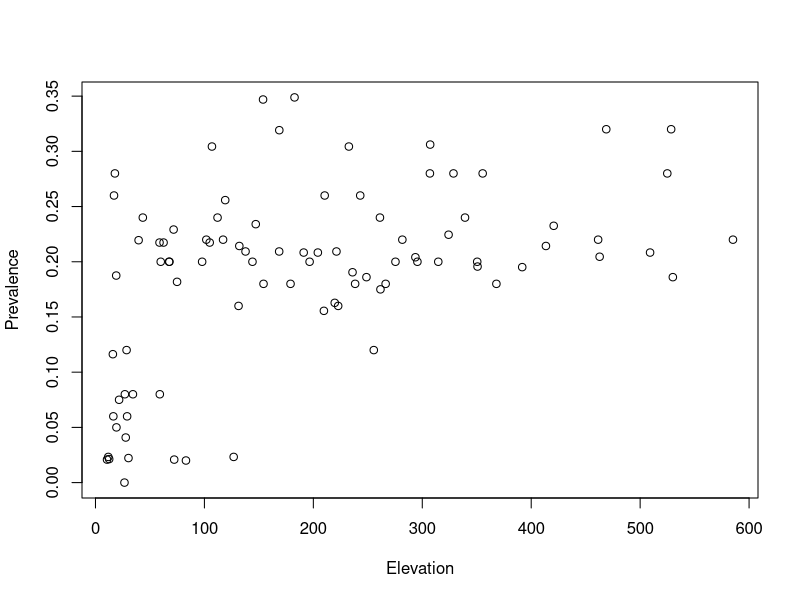
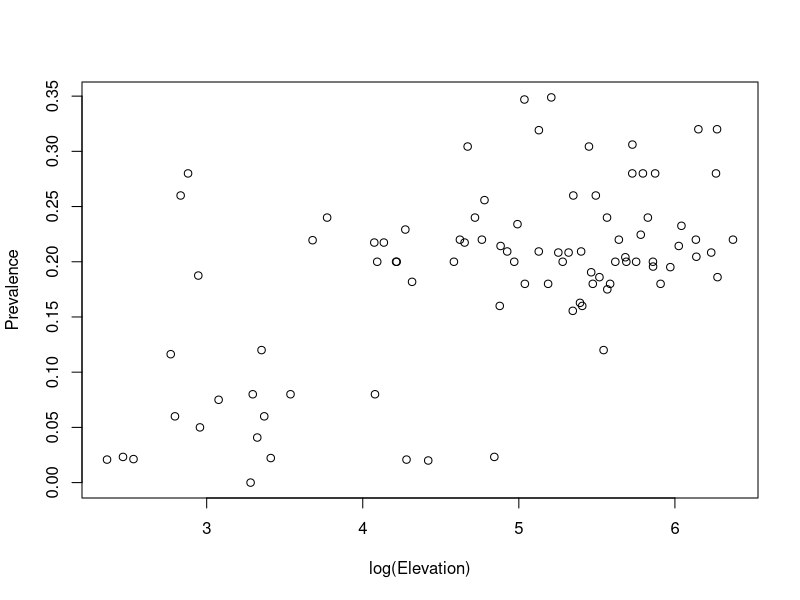
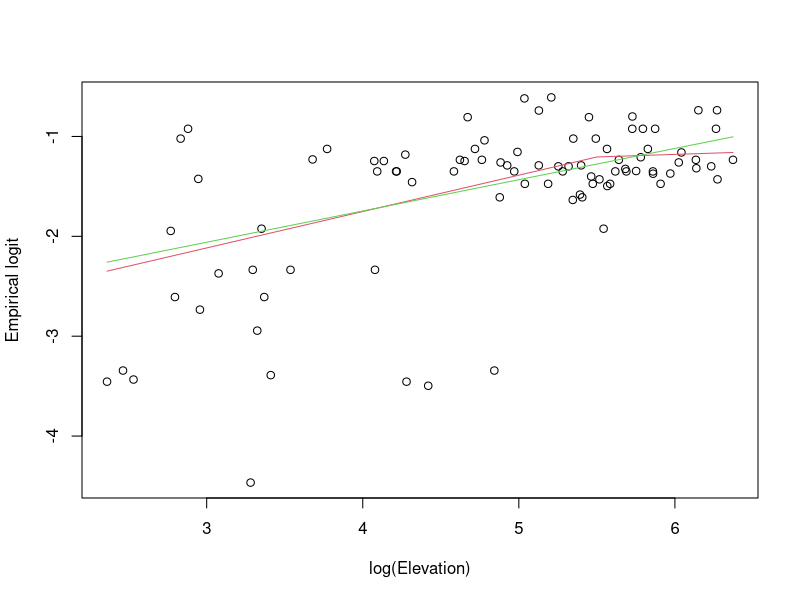
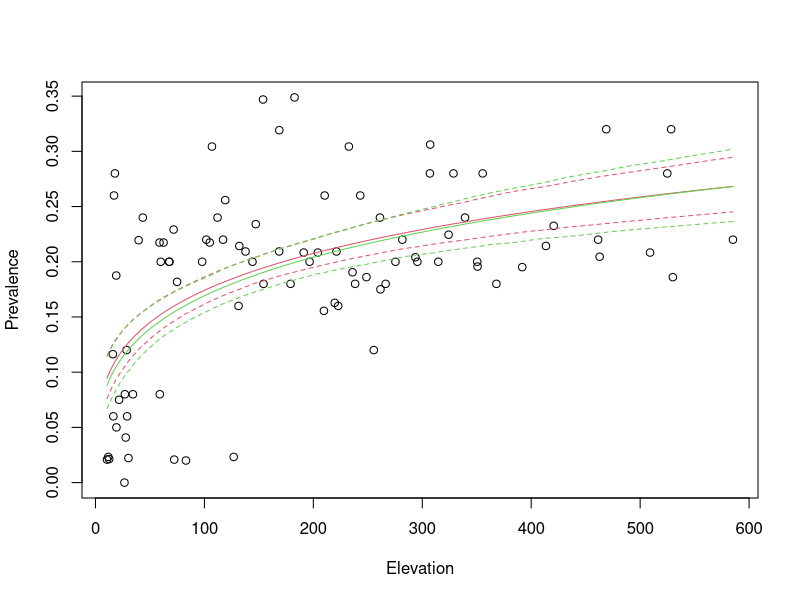

Generate these figures, in order, with R:
rm(list=ls())

library(lme4)

rb <- read.csv("LiberiaRemoData.csv")

str(rb)

rb$prev <- rb$npos/rb$ntest

plot(rb$elevation,rb$prev,
     xlab="Elevation", ylab="Prevalence")
plot(log(rb$elevation),rb$prev,
     xlab="log(Elevation)", ylab="Prevalence")

rb$e.logit <- log((rb$npos+0.5)/(rb$ntest-rb$npos+0.5))
plot(log(rb$elevation),rb$e.logit,
     xlab="log(Elevation)",
     ylab="Empirical logit")

max.vec <- function(vec,c) sapply(vec,function(x) max(x,c))
glm.fit <- glm(cbind(npos,ntest-npos) ~ log(elevation) + 
               max.vec(log(elevation),5.5),
               family=binomial, data=rb)

summary(glm.fit)

elevation.values <- seq(min(rb$elevation),
                        max(rb$elevation),
                        length=1000)
pred.val <- predict(glm.fit,newdata = data.frame(elevation=elevation.values))

lines(log(elevation.values),pred.val,col=2)

n.sim <- 1000
glm.fit0 <- glm(cbind(npos,ntest-npos) ~ log(elevation),
                family=binomial, data=rb, x=TRUE)
pred.val0 <- predict(glm.fit0,newdata = data.frame(elevation=elevation.values))
lines(log(elevation.values),pred.val0,col=3)

D.obs <- 2*(logLik(glm.fit)-logLik(glm.fit0))

1-pchisq(D.obs,1)

prevalence.val0 <- predict(glm.fit0,
                   newdata = data.frame(elevation=elevation.values),
                   type="response")
plot(rb$elevation,rb$prev,
     xlab="Elevation", ylab="Prevalence")
lines(elevation.values,prevalence.val0,col=2)


Sigma.par <- vcov(glm.fit0)
Sigma.par.sroot <- t(chol(Sigma.par))
beta.hat <- coef(glm.fit0) 
p <- length(beta.hat)
sim <- 
sapply(1:n.sim,function(i) {
                 beta.sample <- beta.hat+Sigma.par.sroot%*%rnorm(p)
                 lp.sample <- beta.sample[1]+beta.sample[2]*log(elevation.values)
                 prev.sample <- exp(lp.sample)/(1+exp(lp.sample))
               })
CI <- apply(sim,1,function(x) quantile(x,c(0.025,0.975)))

matlines(elevation.values,
         t(CI),col=2,type="l",lty="dashed")

#####
rb$ID <- 1:nrow(rb)
glmer.fit <- glmer(cbind(npos,ntest-npos) ~ log(elevation)+(1|ID),
                   data=rb,family=binomial,
                   nAGQ=50)

summary(glmer.fit)
summary(glm.fit0)

beta.hat.glmer <- glmer.fit@beta
lp.val.glmer <- beta.hat.glmer[1]+beta.hat.glmer[2]*log(elevation.values)
prevalence.val.glmer <- exp(lp.val.glmer)/(1+exp(lp.val.glmer))
vcov(glmer.fit)

Sigma.glmer.par <- vcov(glmer.fit)
Sigma.glmer.par.sroot <- t(chol(Sigma.glmer.par))

sim <- 
  sapply(1:n.sim,function(i) {
    beta.sample <- beta.hat.glmer+Sigma.glmer.par.sroot%*%rnorm(p)
    lp.sample <- beta.sample[1]+beta.sample[2]*log(elevation.values)
    prev.sample <- exp(lp.sample)/(1+exp(lp.sample))
  })
CI.glmer <- apply(sim,1,function(x) quantile(x,c(0.025,0.975)))

lines(elevation.values,prevalence.val.glmer,col=3)
matlines(elevation.values,
         t(CI.glmer),col=3,type="l",lty="dashed")
